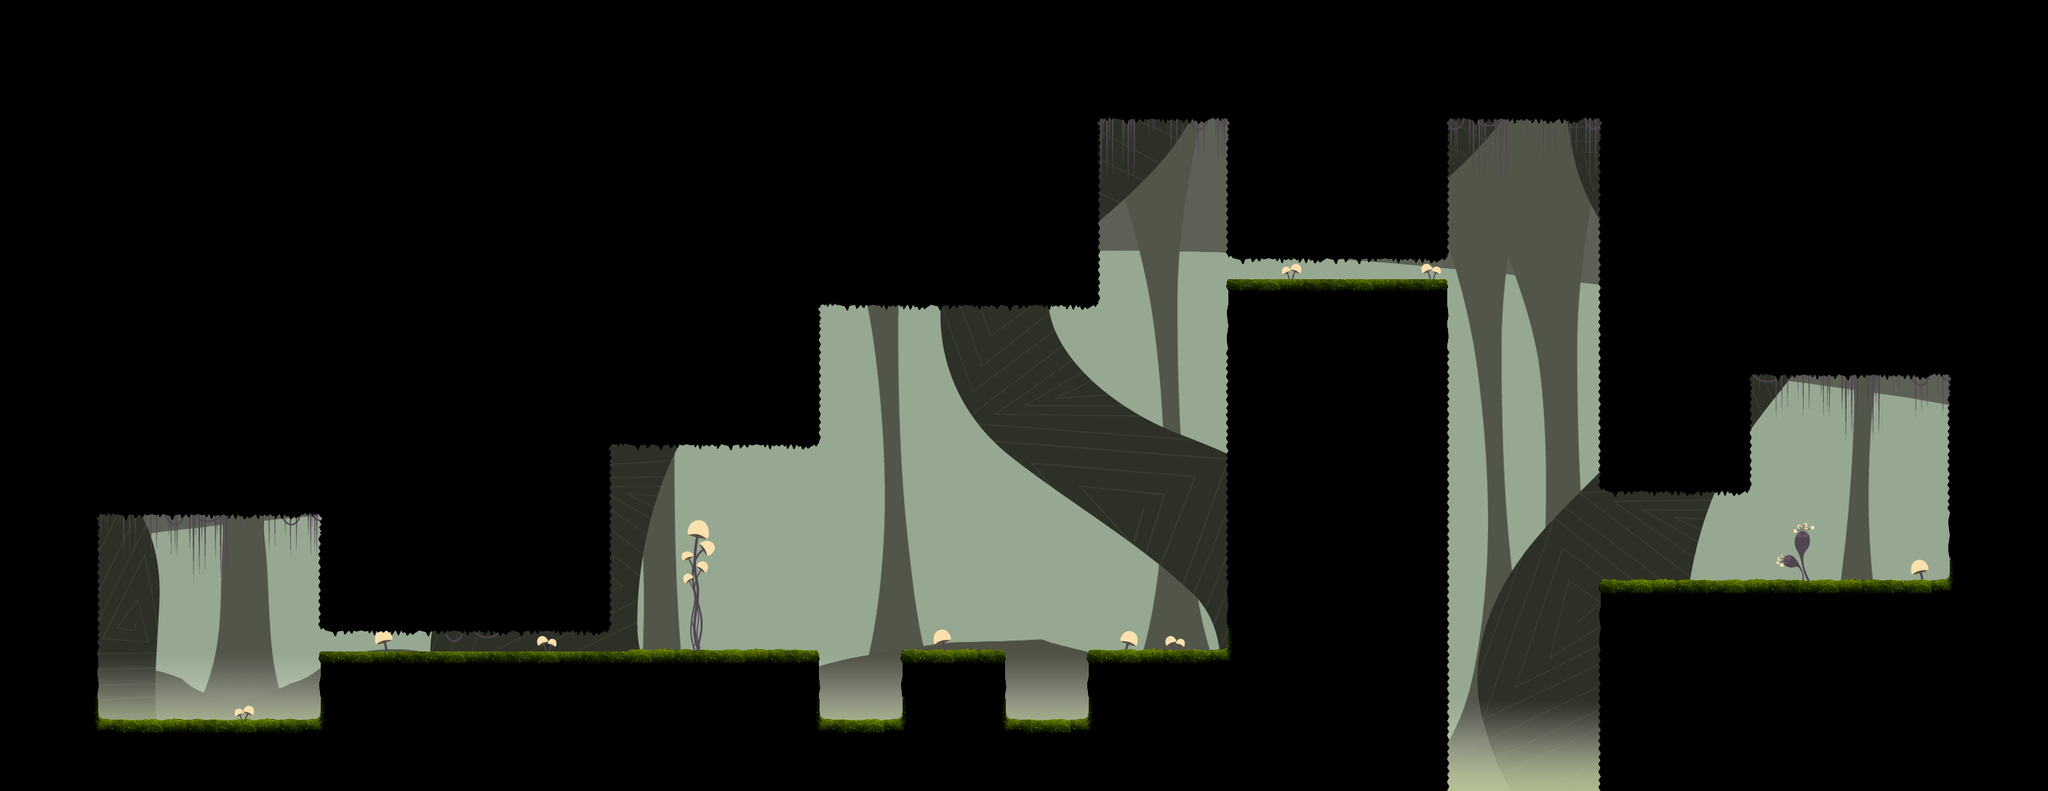

A 2D game scene composited from a Tiled map and its tileset images. What follows is a short description and the map's XML, with each tile layer's data collapsed to a summary:
An orthogonal 88x34 tile map with 32x32 px tiles, 9 tile layers (Fundo4, Fundo3, Fundo2, Fundo1, ...), 7 tilesets and 28 objects.

<map version="1.0" orientation="orthogonal" width="88" height="34" tilewidth="32" tileheight="32" backgroundcolor="#96a891">
 <tileset firstgid="1" name="plantcave" tilewidth="32" tileheight="32">
  <image source="tilesetplantcave.png" width="256" height="256" />
 </tileset>
 <tileset firstgid="65" name="plants" tilewidth="32" tileheight="32">
  <image source="PlantsTileset.png" width="256" height="256" />
 </tileset>
 <tileset firstgid="129" name="fog" tilewidth="32" tileheight="32">
  <image source="fog.png" width="128" height="128" />
 </tileset>
 <tileset firstgid="145" name="Fundo1" tilewidth="32" tileheight="32">
  <image source="Fundo1.png" width="2048" height="1024" />
 </tileset>
 <tileset firstgid="2193" name="Fundo2" tilewidth="32" tileheight="32">
  <image source="Fundo2.png" width="2048" height="1024" />
 </tileset>
 <tileset firstgid="4241" name="Fundo3" tilewidth="32" tileheight="32">
  <image source="Fundo3.png" width="2048" height="1024" />
 </tileset>
 <tileset firstgid="6289" name="Fundo4" tilewidth="32" tileheight="32">
  <image source="Fundo4.png" width="2048" height="1024" />
 </tileset>
 <layer name="Fundo4" width="88" height="34">
  <data>[2992 cells, 1212 non-empty, 868 distinct tile ids]</data>
 </layer>
 <layer name="Fundo3" width="88" height="34">
  <data>[2992 cells, 2493 non-empty, 1858 distinct tile ids]</data>
 </layer>
 <layer name="Fundo2" width="88" height="34">
  <data>[2992 cells, 815 non-empty, 631 distinct tile ids]</data>
 </layer>
 <layer name="Fundo1" width="88" height="34">
  <data>[2992 cells, 2283 non-empty, 1441 distinct tile ids]</data>
 </layer>
 <layer name="Nevoa" width="88" height="34">
  <data>[2992 cells, 272 non-empty, 16 distinct tile ids]</data>
 </layer>
 <layer name="Tiles 4" width="88" height="34">
  <data>[2992 cells, 27 non-empty, 3 distinct tile ids]</data>
 </layer>
 <layer name="Tiles 3" width="88" height="34">
  <data>[2992 cells, 120 non-empty, 12 distinct tile ids]</data>
 </layer>
 <layer name="Tiles 2 (Game)" width="88" height="34">
  <data>[2992 cells, 2416 non-empty, 33 distinct tile ids]</data>
 </layer>
 <layer name="Tiles 1" width="88" height="34">
  <data>[2992 cells, 22 non-empty, 21 distinct tile ids]</data>
 </layer>
 <objectgroup name="Collider" width="88" height="34" visible="0">
  <object x="0" y="0" width="128" height="1088" />
  <object x="128" y="0" width="320" height="704" />
  <object x="128" y="992" width="320" height="96" />
  <object x="448" y="896" width="672" height="192" />
  <object x="448" y="0" width="384" height="864" />
  <object x="832" y="0" width="288" height="608" />
  <object x="1120" y="0" width="384" height="416" />
  <object x="1504" y="0" width="192" height="160" />
  <object x="1696" y="0" width="288" height="352" />
  <object x="1984" y="0" width="224" height="160" />
  <object x="2208" y="0" width="192" height="672" />
  <object x="2400" y="0" width="288" height="512" />
  <object x="2688" y="0" width="128" height="1088" />
  <object x="2208" y="800" width="480" height="288" />
  <object x="1696" y="384" width="288" height="704" />
  <object x="1504" y="896" width="192" height="192" />
  <object x="1120" y="992" width="384" height="96" />
  <object x="1248" y="896" width="128" height="96" />
 </objectgroup>
 <objectgroup name="Bounds" width="88" height="34" visible="0">
  <object x="0" y="0">
   <ellipse />
  </object>
  <object x="2816" y="1088">
   <ellipse />
  </object>
 </objectgroup>
 <objectgroup name="Lumens" width="88" height="34" visible="0">
  <object x="1440" y="544" width="32" height="32">
   <ellipse />
  </object>
 </objectgroup>
 <objectgroup name="Portal" width="88" height="34" visible="0">
  <object x="2560" y="800">
   <ellipse />
  </object>
 </objectgroup>
 <objectgroup name="PlantaIsca" width="88" height="34" visible="0">
  <object x="1312" y="416">
   <polyline points="0,0 0,384" />
  </object>
  <object x="1600" y="160">
   <polyline points="0,0 0,480" />
  </object>
 </objectgroup>
 <objectgroup name="PlantaCospeCima" width="88" height="34" visible="0">
  <object x="1184" y="992">
   <ellipse />
  </object>
  <object x="1440" y="992">
   <ellipse />
  </object>
 </objectgroup>
 <objectgroup name="PedraVertical" width="88" height="34" visible="0">
  <object x="2240" y="800">
   <ellipse />
  </object>
 </objectgroup>
 <objectgroup name="PluStart" width="88" height="34" visible="0">
  <object x="256" y="960" width="32" height="32">
   <ellipse />
  </object>
 </objectgroup>
</map>